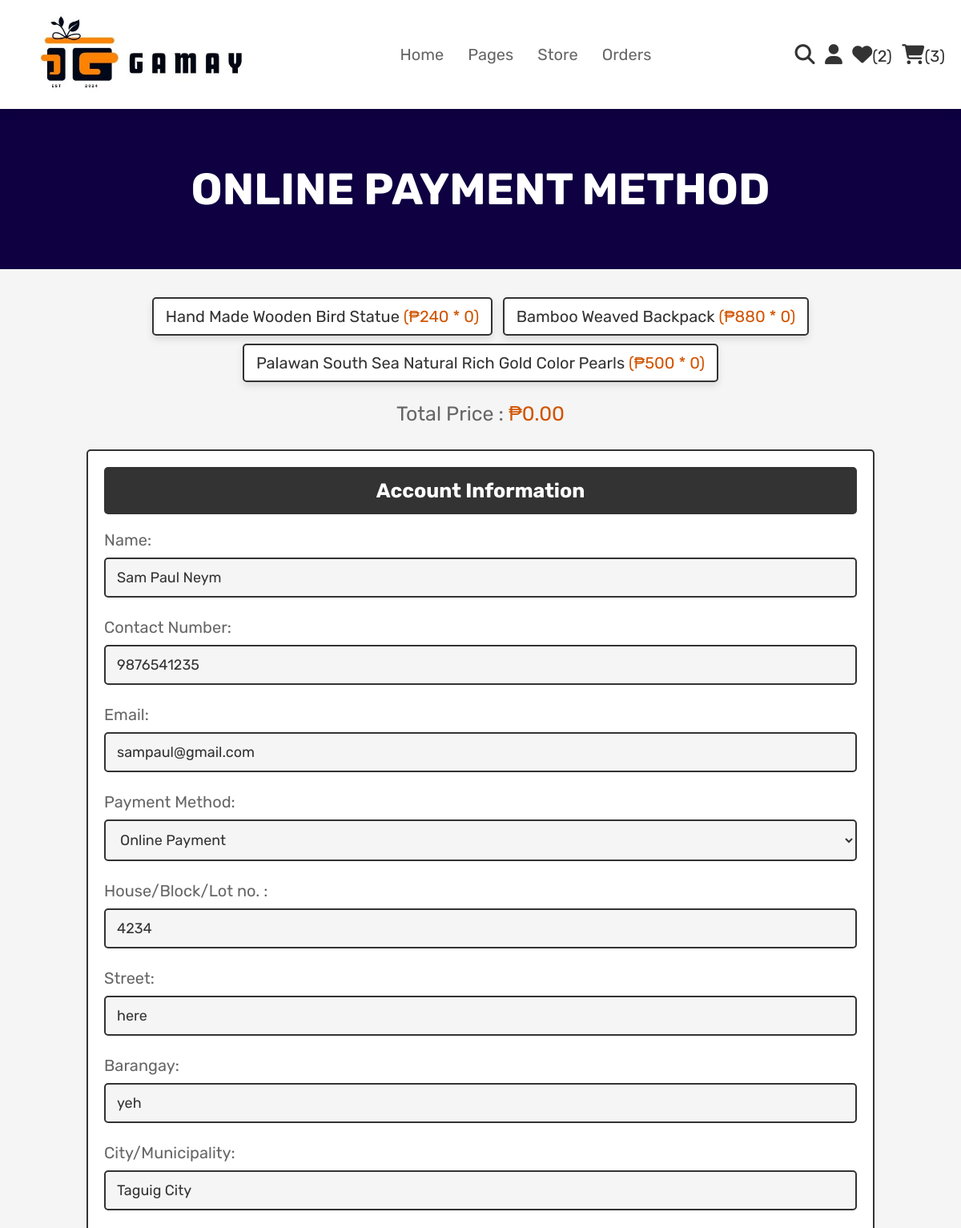
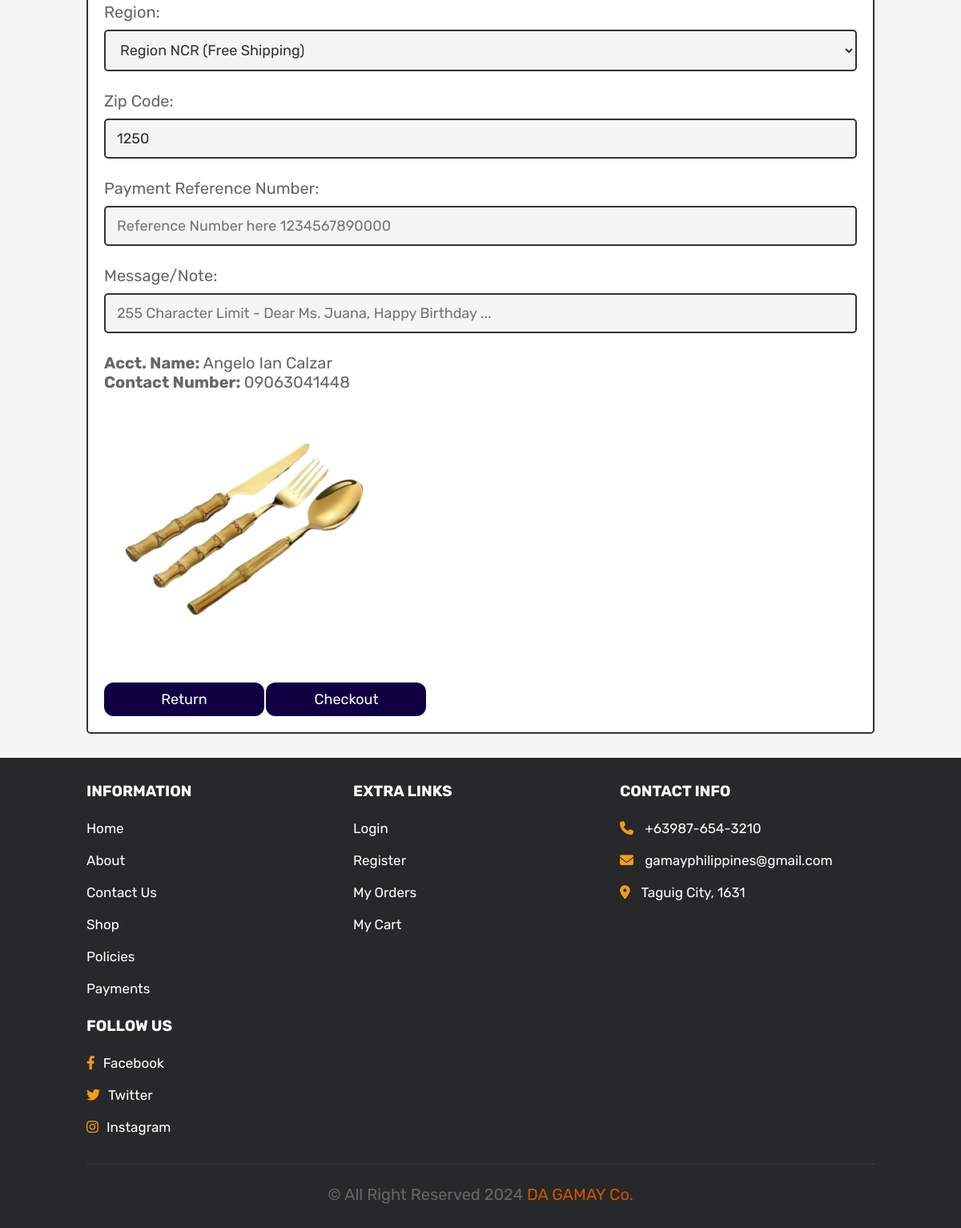
Page /onlinepayment.php (signed in) on the committed database (2 pictures, top to bottom).
### tables this page shows
CREATE TABLE `cart` (
  `id` int(100) NOT NULL,
  `user_id` int(100) NOT NULL,
  `pid` int(100) NOT NULL,
  `name` varchar(100) NOT NULL,
  `price` int(100) NOT NULL,
  `quantity` int(100) NOT NULL,
  `image` varchar(100) NOT NULL
);

CREATE TABLE `payee` (
  `payee_id` int(11) NOT NULL,
  `name` varchar(255) NOT NULL,
  `contact_number` varchar(11) NOT NULL,
  `qr_code` varchar(255) NOT NULL,
  `shipping_rate` int(11) NOT NULL,
  `date` datetime NOT NULL
);

### onlinepayment.php (the view, shortened to what this page needs)
<?php
@include 'config.php';
$user_id = $_SESSION['user_id'];
?>
<!DOCTYPE html>
<html lang="en">
<head>
  <link rel="stylesheet" href="css/new.css">
  <link rel="stylesheet" href="https://cdnjs.cloudflare.com/ajax/libs/font-awesome/6.4.0/css/all.min.css" />
</head>
<body>
<?php @include 'header.php'; ?>
<section class="heading">
    <h3>Online Payment Method</h3>
</section>
<section class="display-order">
    <?php
        $grand_total = 0;
        $select_cart = mysqli_query($conn, "SELECT * FROM `cart` WHERE user_id = '$user_id'") or die('query failed');
        if(mysqli_num_rows($select_cart) > 0){
            while($fetch_cart = mysqli_fetch_assoc($select_cart)){
            $total_price = ($fetch_cart['price'] * $fetch_cart['quantity']);
            $grand_total += $total_price;
    ?>
    <p> <?php echo $fetch_cart['name'] ?> <span> (<?php echo '₱'.$fetch_cart['price'].' * '.$fetch_cart['quantity']  ?>) </span> </p>
    <?php
        }
        }else{
            echo '<p class="empty">your cart is empty</p>';
        }
    ?>
    <div class="grand-total">Total Price : <span>₱<?php echo $grand_total; ?>.00</span></div>
</section>
<section class="checkout">
    <form action="" method="POST">
        <h3>Account Information</h3>
        <div class="flex">
            <div class="inputBox">
                <span>Name:</span>
                <input type="text" name="name" placeholder="Enter your name" value="<?php echo ($user_id === 19) ? '' : (isset($_SESSION['user_name']) ? $_SESSION['user_name'] : ''); ?>" required>
            </div>
            <div class="inputBox">
                <span>Contact Number:</span>
                <input type="number" name="number" min="0" placeholder="+63XXXXXXXXXX" value="<?php echo ($user_id === 19) ? '' : (isset($_SESSION['user_contact_number']) ? $_SESSION['user_contact_number'] : ''); ?>" required>
            </div>
            <div class="inputBox">
                <span>Email:</span>
                <input type="email" name="email" placeholder="e.g. @gmail.com" value="<?php echo ($user_id === 19) ? '' : (isset($_SESSION['user_email']) ? $_SESSION['user_email'] : ''); ?>" required>
            </div>
            <div class="inputBox">
                <span>Payment Method:</span>
                <select name="method">
                    <option value="online payment">Online Payment</option>
                </select>
            </div>
            <div class="inputBox">
                <span>House/Block/Lot no. :</span>
                <input type="text" name="flat" placeholder="e.g. house no." value="<?php echo ($user_id === 19) ? '' : (isset($_SESSION['user_flat']) ? $_SESSION['user_flat'] : ''); ?>" required>
            </div>
            <div class="inputBox">
                <span>Street:</span>
                <input type="text" name="street" placeholder="e.g. street name" value="<?php echo ($user_id === 19) ? '' : (isset($_SESSION['user_street']) ? $_SESSION['user_street'] : ''); ?>" required>
            </div>
            <div class="inputBox">
                <span>Barangay:</span>
                <input type="text" name="barangay" placeholder="e.g. Addition Hills" value="<?php echo ($user_id === 19) ? '' : (isset($_SESSION['user_barangay']) ? $_SESSION['user_barangay'] : ''); ?>" required>
            </div>
            <div class="inputBox">
                <span>City/Municipality:</span>
                <input type="text" name="city" placeholder="e.g. Mandaluyong City" value="<?php echo ($user_id === 19) ? '' : (isset($_SESSION['user_city']) ? $_SESSION['user_city'] : ''); ?>" required>
            </div>
            <div class="inputBox">
                <span>Region:</span>
                <select name="region">
                    <option value="NCR">Region NCR (Free Shipping)</option>
                </select>
             </div>
            <div class="inputBox">
                <span>Zip Code:</span>
                <input type="number" min="0" name="zip" placeholder="e.g. 1550" value="<?php echo ($user_id === 19) ? '' : (isset($_SESSION['user_zip']) ? $_SESSION['user_zip'] : ''); ?>" required>
            </div>
            <div class="inputBox">
                <span>Payment Reference Number:</span>
                <input type="text" name="reference_number" placeholder="Reference Number here 1234567890000" required>
            </div>
            <div class="inputBox">
                <span>Message/Note: </span>
                <input type="text" name="note" placeholder="255 Character Limit - Dear Ms. Juana, Happy Birthday ...">
            </div>
            <div class="inputBox">
                <?php
                    $select_payee = mysqli_query($conn, "SELECT * FROM `payee` ORDER BY payee_id DESC LIMIT 1") or die('Query failed');
                    $fetch_payee = mysqli_fetch_assoc($select_payee);
                ?>
                <?php if ($fetch_payee) : ?>
                    <span><b>Acct. Name: </b><?php echo $fetch_payee['name']; ?></span> <br>
                    <span><b>Contact Number: </b><?php echo $fetch_payee['contact_number']; ?></span> <br>
                    <img class="image" style="height: 35rem;" src="uploaded_img/<?php echo $fetch_payee['qr_code']; ?>" alt="">
                <?php endif; ?>
            </div>
        </div>
        <a class="btn" style="text-align: center;" href="payment_method.php">return</a>
        <input type="submit" name="online_payment" value="Checkout" class="btn">
    </form>
</section>
<?php @include 'footer.php'; ?>
</body>
</html>

### css/new.css (style rules this page uses)
:root { --blue:#0e0041; --red:#d15400; --orange:#f39c12; --black:#333; --white:#fff; --light-color:#666; --light-white:#ccc; --light-bg:#f5f5f5; --border:.2rem solid var(--black); --box-shadow:0 .5rem 1rem rgba(0,0,0,.1); }
* { font-family: 'Rubik', sans-serif; margin:0; padding:0; box-sizing: border-box; outline: none; border:none; text-decoration: none; transition:all .2s linear; }
html { font-size: 62.5%; overflow-x: hidden; scroll-behavior: smooth; scroll-padding-top: 6.5rem; }
body { background: var(--light-bg); }
section { padding:3rem 9%; }
.btn, .delete-btn, .option-btn { display: inline-block; border-radius: 12px; margin-top: 1rem; font-size: 1.8rem; color:var(--white); cursor: pointer; padding:1rem 3rem; text-transform: capitalize; }
.btn { background-color: var(--blue); }
.heading { display: flex; flex-flow: column; align-items: center; justify-content: center; gap:1rem; background-color: #0e0041; text-align: center; min-height: 25vh; }
.heading h3 { font-size: 5.5rem; color:var(--white); text-transform: uppercase; }
input { width: 70%; background: transparent; border: 0; outline: 0; padding: 15px 20px; font-size: 15px; }
.display-order { max-width: 1200px; margin:0 auto; text-align: center; padding-bottom: 0; }
.display-order p { display: inline-block; border-radius: .5rem; font-size: 2rem; color:var(--black); padding:1rem 1.5rem; margin:.5rem; background-color: var(--white); box-shadow: var(--box-shadow); border:var(--border); }
.display-order p span { color:var(--red); }
.display-order .grand-total { margin-top: 2rem; font-size: 2.5rem; color:var(--light-color); }
.display-order .grand-total span { color:var(--red); }
.checkout .btn { width: 200px; }
.checkout form { background-color: var(--white); border:var(--border); max-width: 1200px; margin:0 auto; border-radius: .5rem; padding:2rem; box-shadow: var(--border); }
.checkout form h3 { padding:1.5rem; font-size: 2.5rem; margin-bottom: 2rem; background-color: var(--black); color:var(--white); border-radius: .5rem; text-align: center; text-transform: capitalize; }
.checkout form .flex { display: flex; flex-wrap: wrap; gap:1.5rem; }
.checkout form .flex .inputBox { flex:1 1 55rem; }
.checkout form .flex .inputBox input, .checkout form .flex .inputBox select { margin:1rem 0; width: 100%; background-color: var(--light-bg); padding:1.2rem 1.4rem; border:var(--border); font-size: 1.8rem; color:var(--black); border-radius: .5rem; }
.checkout form .flex .inputBox span { font-size: 2rem; color:var(--light-color); }

### rows in the picture
cart: name "Hand Made Wooden Bird Statue", price "240", quantity "0"
cart: name "Bamboo Weaved Backpack", price "880", quantity "0"
cart: name "Palawan South Sea Natural Rich Gold Color Pearls", price "500", quantity "0"
payee: name "Angelo Ian Calzar", contact_number "09063041448", qr_code (picture)

### other values in the picture
$wishlist_num_rows "2"
$cart_num_rows "3"
$grand_total "0"
